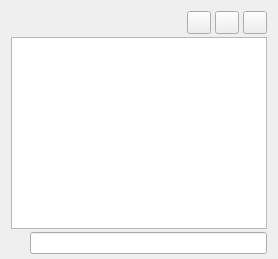
     <widget class="QWidget" name="pageConsole">
      <layout class="QVBoxLayout" name="verticalLayout_3">
       <property name="spacing">
        <number>3</number>
       </property>
       <property name="bottomMargin">
        <number>5</number>
       </property>
       <item>
        <layout class="QHBoxLayout" name="horizontalLayout">
         <property name="spacing">
          <number>4</number>
         </property>
         <item>
          <spacer name="horizontalSpacer">
           <property name="orientation">
            <enum>Qt::Horizontal</enum>
           </property>
           <property name="sizeHint" stdset="0">
            <size>
             <width>40</width>
             <height>20</height>
            </size>
           </property>
          </spacer>
         </item>
         <item>
          <widget class="QToolButton" name="fontSmallerButton">
           <property name="toolTip">
            <string>Decrease font size</string>
           </property>
          </widget>
         </item>
         <item>
          <widget class="QToolButton" name="fontBiggerButton">
           <property name="toolTip">
            <string>Increase font size</string>
           </property>
          </widget>
         </item>
         <item>
          <widget class="QToolButton" name="clearButton">
           <property name="toolTip">
            <string>Clear console</string>
           </property>
           <property name="shortcut">
            <string notr="true">Ctrl+L</string>
           </property>
          </widget>
         </item>
        </layout>
       </item>
       <item>
        <widget class="QTextEdit" name="messagesWidget">
         <property name="minimumSize">
          <size>
           <width>0</width>
           <height>100</height>
          </size>
         </property>
         <property name="readOnly">
          <bool>true</bool>
         </property>
         <property name="tabKeyNavigation" stdset="0">
          <bool>false</bool>
         </property>
         <property name="columnCount" stdset="0">
          <number>2</number>
         </property>
        </widget>
       </item>
       <item>
        <layout class="QHBoxLayout" name="horizontalLayoutPrompt">
         <property name="spacing">
          <number>3</number>
         </property>
         <item>
          <widget class="QPushButton" name="promptIcon">
           <property name="enabled">
            <bool>false</bool>
           </property>
           <property name="maximumSize">
            <size>
             <width>16</width>
             <height>24</height>
            </size>
           </property>
           <property name="text">
            <string/>
           </property>
           <property name="icon">
            <iconset>
             <normaloff>:/icons/prompticon</normaloff>
             <disabledoff>:/icons/prompticon</disabledoff>:/icons/prompticon</iconset>
           </property>
           <property name="iconSize">
            <size>
             <width>14</width>
             <height>14</height>
            </size>
           </property>
           <property name="autoDefault">
            <bool>false</bool>
           </property>
           <property name="flat">
            <bool>true</bool>
           </property>
          </widget>
         </item>
         <item>
          <widget class="QLineEdit" name="lineEdit">
           <property name="placeholderText">
            <string/>
           </property>
          </widget>
         </item>
        </layout>
       </item>
      </layout>
     </widget>
